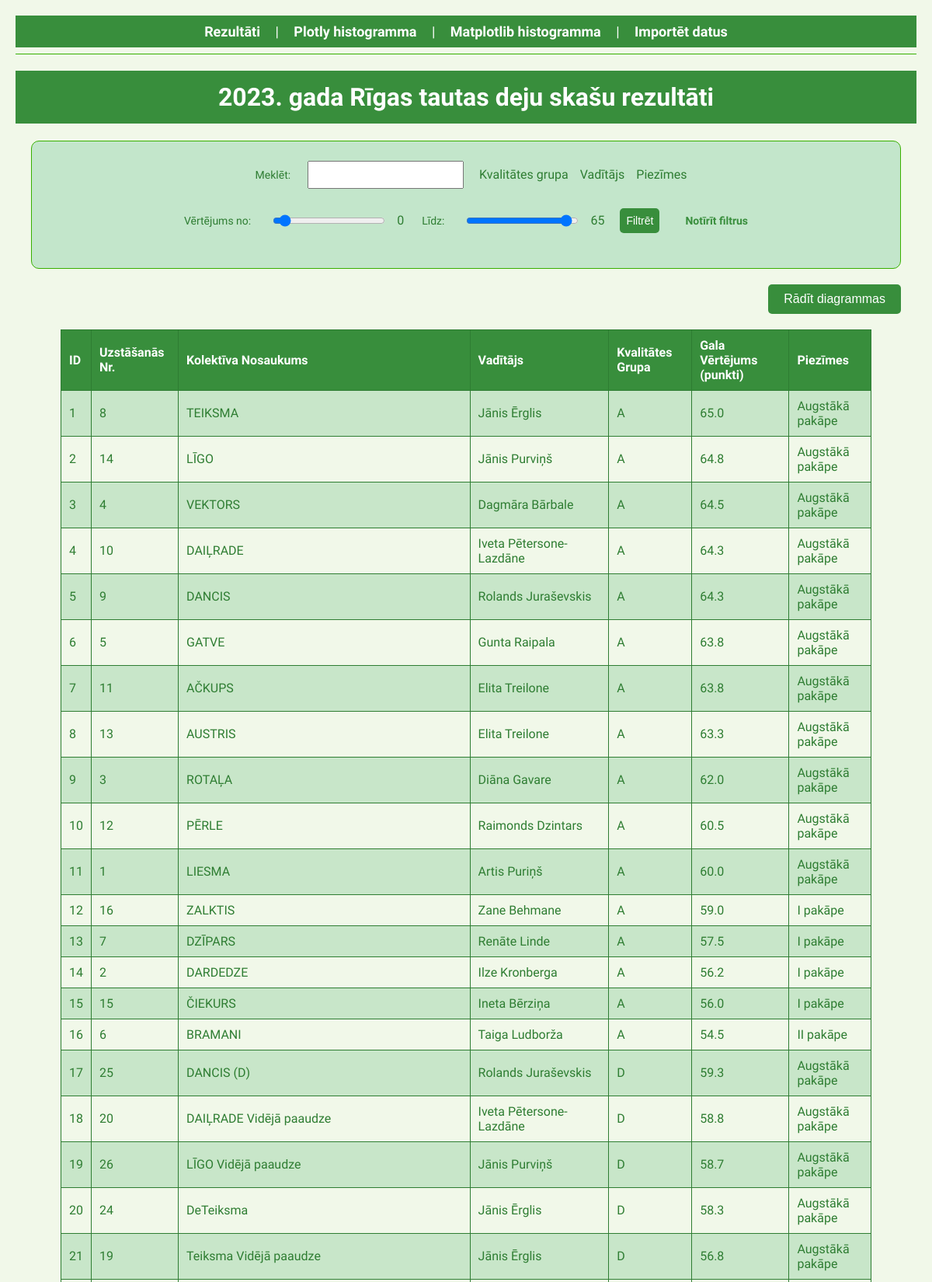
The page / (upper part) on the database its author committed.
### app.py (models this page shows)
class Kolektivs(Model):
    id = AutoField(primary_key=True)
    uzstasanas_nr = IntegerField()
    nosaukums = CharField()
    vaditajs = CharField()
    kvalitates_grupa = CharField()
    gala_vert_punkti = FloatField()
    piezimes_lemums = CharField()
    class Meta:
        database = db

### app.py (the view)
@app.route('/', methods=['GET'])
def display_results():
    filters = {
        'nosaukums': request.args.get('nosaukums'),
        'kvalitates_grupa': request.args.getlist('kvalitates_grupa'),
        'vaditajs': request.args.getlist('vaditajs'),
        'piezimes_lemums': request.args.getlist('piezimes_lemums'),
        'gala_vert_min': request.args.get('gala_vert_min', '0'),
        'gala_vert_max': request.args.get('gala_vert_max', '65')
    }
    query = Kolektivs.select()
    if filters['nosaukums']:
        query = query.where(Kolektivs.nosaukums.contains(filters['nosaukums']))
    if filters['kvalitates_grupa']:
        query = query.where(Kolektivs.kvalitates_grupa.in_(filters['kvalitates_grupa']))
    if filters['vaditajs']:
        query = query.where(Kolektivs.vaditajs.in_(filters['vaditajs']))
    if filters['piezimes_lemums']:
        query = query.where(Kolektivs.piezimes_lemums.in_(filters['piezimes_lemums']))
    if filters['gala_vert_min'] and filters['gala_vert_max']:
        query = query.where(Kolektivs.gala_vert_punkti.between(float(filters['gala_vert_min']), float(filters['gala_vert_max'])))
    kvalitates_grupas = [row.kvalitates_grupa for row in Kolektivs.select(Kolektivs.kvalitates_grupa).distinct()]
    vaditaji = [row.vaditajs for row in Kolektivs.select(Kolektivs.vaditajs).distinct()]
    piezimes = [row.piezimes_lemums for row in Kolektivs.select(Kolektivs.piezimes_lemums).distinct()]
    return render_template('results.html', kolektivs=query, filters=filters,
                           kvalitates_grupas=kvalitates_grupas,
                           vaditaji=vaditaji, piezimes=piezimes)

### templates/results.html (shortened to what this page needs)
{% extends "base.html" %}
{% block content %}
</head>
<body>
    <h1>2023. gada Rīgas tautas deju skašu rezultāti </h1>
    <div class="filter-section">
        <form method="get" action="/">
            <div>
                <label for="nosaukums">Meklēt:</label>
                <input type="text" id="nosaukums" name="nosaukums" value="{{ filters.nosaukums or '' }}">
            </div>
            <div class="dropdown">
                <span>Kvalitātes grupa</span>
            </div>
            <div class="dropdown">
                <span>Vadītājs</span>
            </div>
            <div class="dropdown">
                <span>Piezīmes</span>
            </div>
            <div class="slider-container">
                <label for="sliderMin">Vērtējums no:</label>
                <input
                    type="range"
                    id="sliderMin"
                    name="gala_vert_min"
                    min="0"
                    max="65"
                    step="1"
                    value="{{ filters.gala_vert_min or '0' }}"
                    oninput="updateSliderValue('sliderValueMin', this.value)">
                <span id="sliderValueMin">{{ filters.gala_vert_min or '0' }}</span>
                <label for="sliderMax">Līdz:</label>
                <input
                    type="range"
                    id="sliderMax"
                    name="gala_vert_max"
                    min="0"
                    max="65"
                    step="1"
                    value="{{ filters.gala_vert_max or '65' }}"
                    oninput="updateSliderValue('sliderValueMax', this.value)">
                <span id="sliderValueMax">{{ filters.gala_vert_max or '65' }}</span>
            </div>
            <button type="submit">Filtrēt</button>
            <a href="/">Notīrīt filtrus</a>
        </form>
    </div>
    <button class="chart-button" onclick="fetchCharts(); scrollToCharts();">Rādīt diagrammas</button>
    <table>
        <tr>
            <th>ID</th>
            <th>Uzstāšanās Nr.</th>
            <th>Kolektīva Nosaukums</th>
            <th>Vadītājs</th>
            <th>Kvalitātes Grupa</th>
            <th>Gala Vērtējums (punkti)</th>
            <th>Piezīmes</th>
        </tr>
        {% for item in kolektivs %}
        <tr>
            <td>{{ item.id }}</td>
            <td>{{ item.uzstasanas_nr }}</td>
            <td>{{ item.nosaukums }}</td>
            <td>{{ item.vaditajs }}</td>
            <td>{{ item.kvalitates_grupa }}</td>
            <td>{{ item.gala_vert_punkti }}</td>
            <td>{{ item.piezimes_lemums }}</td>
        </tr>
        {% endfor %}
    </table>
{% endblock %}

### templates/base.html (shortened to what this page needs)
<!DOCTYPE html>
<html>
<head>
</head>
<body>
    <nav>
        <a href="/">Rezultāti</a> |
        <a href="/chart">Plotly histogramma</a> |
        <a href="/chart2">Matplotlib histogramma</a> |
        <a href="/dataimport">Importēt datus</a>
    </nav>
    <hr>
    <div>
        {% block content %}{% endblock %}
    </div>
</body>
</html>

### templates/base.html (style rules this page uses)
nav { background-color: #388e3c; padding: 10px; color: white; font-size: 18px; text-align: center; }
nav a { color: white; text-decoration: none; margin: 0 15px; font-weight: bold; }
hr { border: none; height: 1px; background-color: #38b000; }

### templates/results.html (style rules this page uses)
body { font-family: 'Work Sans', sans-serif; background-color: #f1f8e9; color: #2e7d32; margin: 0; padding: 20px; }
h1 { background-color: #388e3c; color: white; padding: 15px; text-align: center; }
form { display: flex; flex-wrap: wrap; justify-content: center; gap: 20px; margin-bottom: 20px; align-items: center; }
.dropdown { position: relative; }
.slider-container { display: flex; align-items: center; gap: 10px; }
.chart-button { display: block; margin: 20px 20px 20px auto;; background-color: #388e3c; color: white; border: none; padding: 10px 20px; font-size: 1em; cursor: pointer; border-radius: 5px; }
table { width: 90%; margin: auto; border-collapse: collapse; background-color: #e8f5e9; }
th, td { padding: 10px; border: 1px solid #2e7d32; text-align: left; }
th { background-color: #388e3c; color: white; }
tr:nth-child(even) { background-color: #c8e6c9; }
tr:nth-child(odd) { background-color: #f1f8e9; }
.filter-section { background-color: #c3e6cb; padding: 20px; margin: 20px; border-radius: 10px; border: 1px solid #38b000; }
.filter-section form { display: flex; flex-wrap: wrap; gap: 15px; }
.filter-section label, .filter-section input, .filter-section button, .filter-section a { font-size: 14px; margin: 5px; padding: 8px; }
.filter-section button { background-color: #388e3c; color: white; border: none; cursor: pointer; border-radius: 5px; }
.filter-section a { color: #388e3c; text-decoration: none; font-weight: bold; }

### rows shown on the page
Kolektivs: id "1", uzstasanas_nr "8", nosaukums "TEIKSMA", vaditajs "Jānis Ērglis", kvalitates_grupa "A", gala_vert_punkti "65.0", piezimes_lemums "Augstākā pakāpe"
Kolektivs: id "2", uzstasanas_nr "14", nosaukums "LĪGO", vaditajs "Jānis Purviņš", kvalitates_grupa "A", gala_vert_punkti "64.8", piezimes_lemums "Augstākā pakāpe"
Kolektivs: id "3", uzstasanas_nr "4", nosaukums "VEKTORS", vaditajs "Dagmāra Bārbale", kvalitates_grupa "A", gala_vert_punkti "64.5", piezimes_lemums "Augstākā pakāpe"
Kolektivs: id "4", uzstasanas_nr "10", nosaukums "DAIĻRADE", vaditajs "Iveta Pētersone- Lazdāne", kvalitates_grupa "A", gala_vert_punkti "64.3", piezimes_lemums "Augstākā pakāpe"
Kolektivs: id "5", uzstasanas_nr "9", nosaukums "DANCIS", vaditajs "Rolands Juraševskis", kvalitates_grupa "A", gala_vert_punkti "64.3", piezimes_lemums "Augstākā pakāpe"
Kolektivs: id "6", uzstasanas_nr "5", nosaukums "GATVE", vaditajs "Gunta Raipala", kvalitates_grupa "A", gala_vert_punkti "63.8", piezimes_lemums "Augstākā pakāpe"
Kolektivs: id "7", uzstasanas_nr "11", nosaukums "AČKUPS", vaditajs "Elita Treilone", kvalitates_grupa "A", gala_vert_punkti "63.8", piezimes_lemums "Augstākā pakāpe"
Kolektivs: id "8", uzstasanas_nr "13", nosaukums "AUSTRIS", vaditajs "Elita Treilone", kvalitates_grupa "A", gala_vert_punkti "63.3", piezimes_lemums "Augstākā pakāpe"
Kolektivs: id "9", uzstasanas_nr "3", nosaukums "ROTAĻA", vaditajs "Diāna Gavare", kvalitates_grupa "A", gala_vert_punkti "62.0", piezimes_lemums "Augstākā pakāpe"
Kolektivs: id "10", uzstasanas_nr "12", nosaukums "PĒRLE", vaditajs "Raimonds Dzintars", kvalitates_grupa "A", gala_vert_punkti "60.5", piezimes_lemums "Augstākā pakāpe"
Kolektivs: id "11", uzstasanas_nr "1", nosaukums "LIESMA", vaditajs "Artis Puriņš", kvalitates_grupa "A", gala_vert_punkti "60.0", piezimes_lemums "Augstākā pakāpe"
Kolektivs: id "12", uzstasanas_nr "16", nosaukums "ZALKTIS", vaditajs "Zane Behmane", kvalitates_grupa "A", gala_vert_punkti "59.0", piezimes_lemums "I pakāpe"
Kolektivs: id "13", uzstasanas_nr "7", nosaukums "DZĪPARS", vaditajs "Renāte Linde", kvalitates_grupa "A", gala_vert_punkti "57.5", piezimes_lemums "I pakāpe"
Kolektivs: id "14", uzstasanas_nr "2", nosaukums "DARDEDZE", vaditajs "Ilze Kronberga", kvalitates_grupa "A", gala_vert_punkti "56.2", piezimes_lemums "I pakāpe"
Kolektivs: id "15", uzstasanas_nr "15", nosaukums "ČIEKURS", vaditajs "Ineta Bērziņa", kvalitates_grupa "A", gala_vert_punkti "56.0", piezimes_lemums "I pakāpe"
Kolektivs: id "16", uzstasanas_nr "6", nosaukums "BRAMANI", vaditajs "Taiga Ludborža", kvalitates_grupa "A", gala_vert_punkti "54.5", piezimes_lemums "II pakāpe"
Kolektivs: id "17", uzstasanas_nr "25", nosaukums "DANCIS (D)", vaditajs "Rolands Juraševskis", kvalitates_grupa "D", gala_vert_punkti "59.3", piezimes_lemums "Augstākā pakāpe"
Kolektivs: id "18", uzstasanas_nr "20", nosaukums "DAIĻRADE Vidējā paaudze", vaditajs "Iveta Pētersone- Lazdāne", kvalitates_grupa "D", gala_vert_punkti "58.8", piezimes_lemums "Augstākā pakāpe"
Kolektivs: id "19", uzstasanas_nr "26", nosaukums "LĪGO Vidējā paaudze", vaditajs "Jānis Purviņš", kvalitates_grupa "D", gala_vert_punkti "58.7", piezimes_lemums "Augstākā pakāpe"
Kolektivs: id "20", uzstasanas_nr "24", nosaukums "DeTeiksma", vaditajs "Jānis Ērglis", kvalitates_grupa "D", gala_vert_punkti "58.3", piezimes_lemums "Augstākā pakāpe"
Kolektivs: id "21", uzstasanas_nr "19", nosaukums "Teiksma Vidējā paaudze", vaditajs "Jānis Ērglis", kvalitates_grupa "D", gala_vert_punkti "56.8", piezimes_lemums "Augstākā pakāpe"

### other values the page prints
{{ filters.gala_vert_min or '0' }} "0"
{{ filters.gala_vert_max or '65' }} "65"
